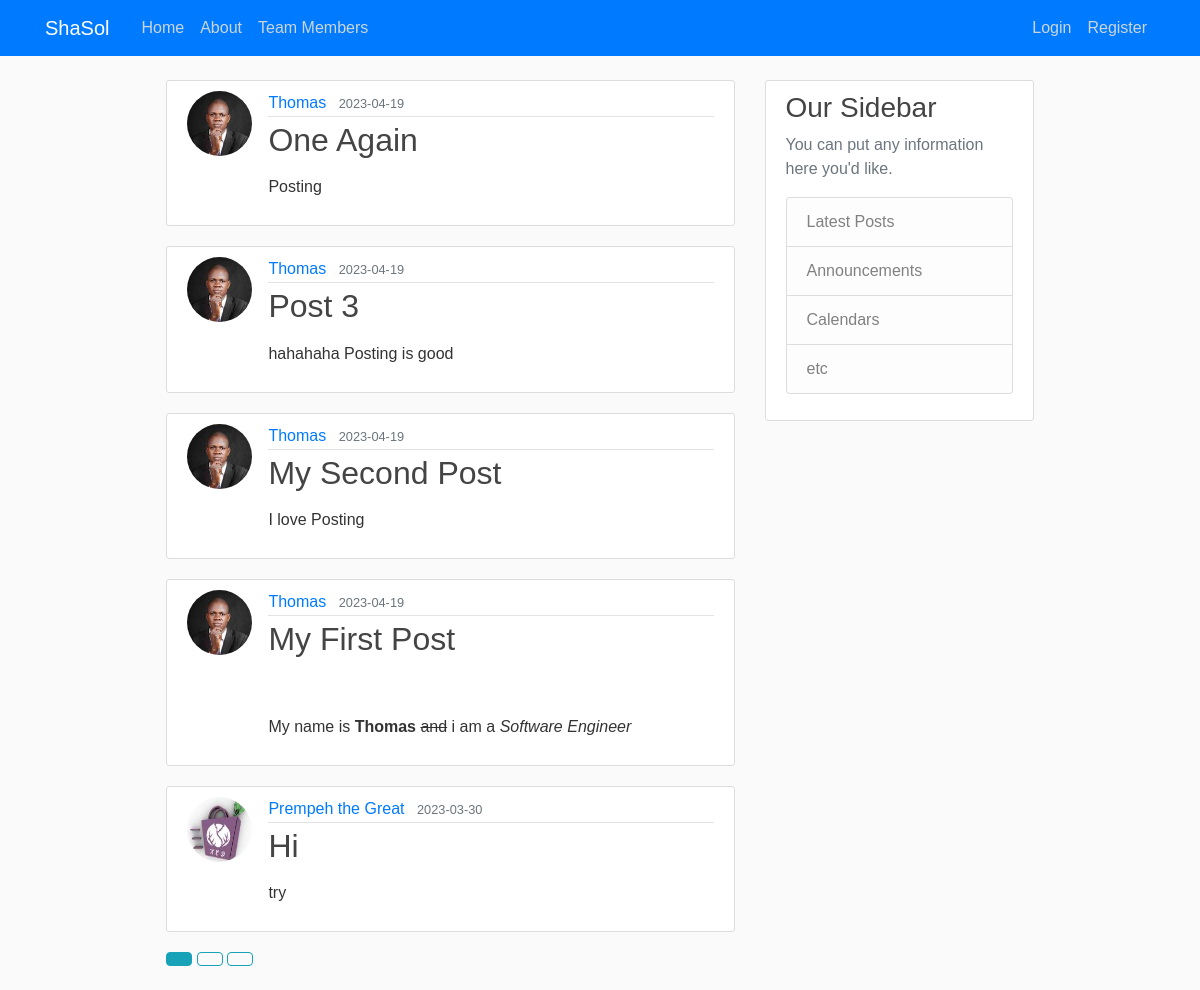
The page /home on the database its author committed.
### flaskblog/models.py (models this page shows, shortened)
class Post(db.Model):
    id = db.Column(db.Integer, primary_key=True)
    title = db.Column(db.String(100), nullable=False)
    date_posted = db.Column(db.DateTime, nullable=False, default=datetime.utcnow)
    content = db.Column(db.Text, nullable=False)
    user_id = db.Column(db.Integer, db.ForeignKey('user.id'), nullable=False)

class User(db.Model, UserMixin): # class been inherite from
    id = db.Column(db.Integer, primary_key=True)
    username = db.Column(db.String(20), unique=True, nullable=False)
    email = db.Column(db.String(120), unique=True, nullable=False)
    image_file = db.Column(db.String(20), nullable=False, default='default.jpg')
    password = db.Column(db.String(60), nullable=False)
    posts = db.relationship('Post', backref='author', lazy=True)#for loading the data

### flaskblog/main/routes.py (the view)
@main.route("/")
@main.route("/home")
def home():
    page = request.args.get('page', 1, type=int)
    posts = Post.query.order_by(Post.date_posted.desc()).paginate(page=page, per_page=5)
    return render_template('home.html', posts=posts)

### flaskblog/templates/home.html
{% extends "layout.html" %}
{% block content %}
    {% for post in posts.items %}
        <article class="media content-section">
            <img class="rounded-circle article-img" src="{{ url_for('static', filename='profile_pics/' + post.author.image_file) }}">
            <div class="media-body">
                <div class="article-metadata">
                    <a class="mr-2" href="{{ url_for('users.user_posts', username=post.author.username) }}">{{ post.author.username }}</a>
                    <small class="text-muted">{{ post.date_posted.strftime('%Y-%m-%d') }}</small>
                </div>
                <h2><a class="article-title" href="{{ url_for('posts.post', post_id=post.id) }}">{{ post.title }}</a></h2>
                <p class="article-content">{{ post.content|safe }}</p>
            </div>
        </article>
    {% endfor %}
    {% for page_num in posts.iter_pages(left_edge=1, right_edge=1, left_current=1, right_current=2) %}
        {% if page_num %}
            {% if posts.page == page_num %}
            <a class="btn btn-info mb-4" href="{{ url_for('main.home', page=page_num) }}"></a>
            {% else %}
            <a class="btn btn-outline-info mb-4" href="{{ url_for('main.home', page=page_num) }}"></a>
            {% endif %}
        {% else %}
            .....
        {% endif %}
    {% endfor %}
{% endblock content %}

### flaskblog/static/main.css (style rules this page uses)
body { background: #fafafa; color: #333333; margin-top: 5rem; }
h1, h2, h3, h4, h5, h6 { color: #444444; }
.content-section { background: #ffffff; padding: 10px 20px; border: 1px solid #dddddd; border-radius: 3px; margin-bottom: 20px; }
.article-title { color: #444444; }
.article-content { white-space: pre-line; }
.article-img { height: 65px; width: 65px; margin-right: 16px; }
.article-metadata { padding-bottom: 1px; margin-bottom: 4px; border-bottom: 1px solid #e3e3e3 }
* { margin: 0; padding: 0; box-sizing: border-box; font-family: "Josefin Sans", sans-serif; }
body { display: flex; justify-content: center; align-items: center; min-height: 100vh; }

### rows shown on the page
Post: image_file (picture), author.username "Thomas", date_posted "2023-04-19", title "One Again", content "Posting"
Post: image_file (picture), author.username "Thomas", date_posted "2023-04-19", title "Post 3", content "hahahaha Posting is good"
Post: image_file (picture), author.username "Thomas", date_posted "2023-04-19", title "My Second Post", content "I love Posting"
Post: image_file (picture), author.username "Thomas", date_posted "2023-04-19", title "My First Post", content "My name is Thomas and i am a Software Engineer"
Post: image_file (picture), author.username "Prempeh the Great", date_posted "2023-03-30", title "Hi", content "try"
